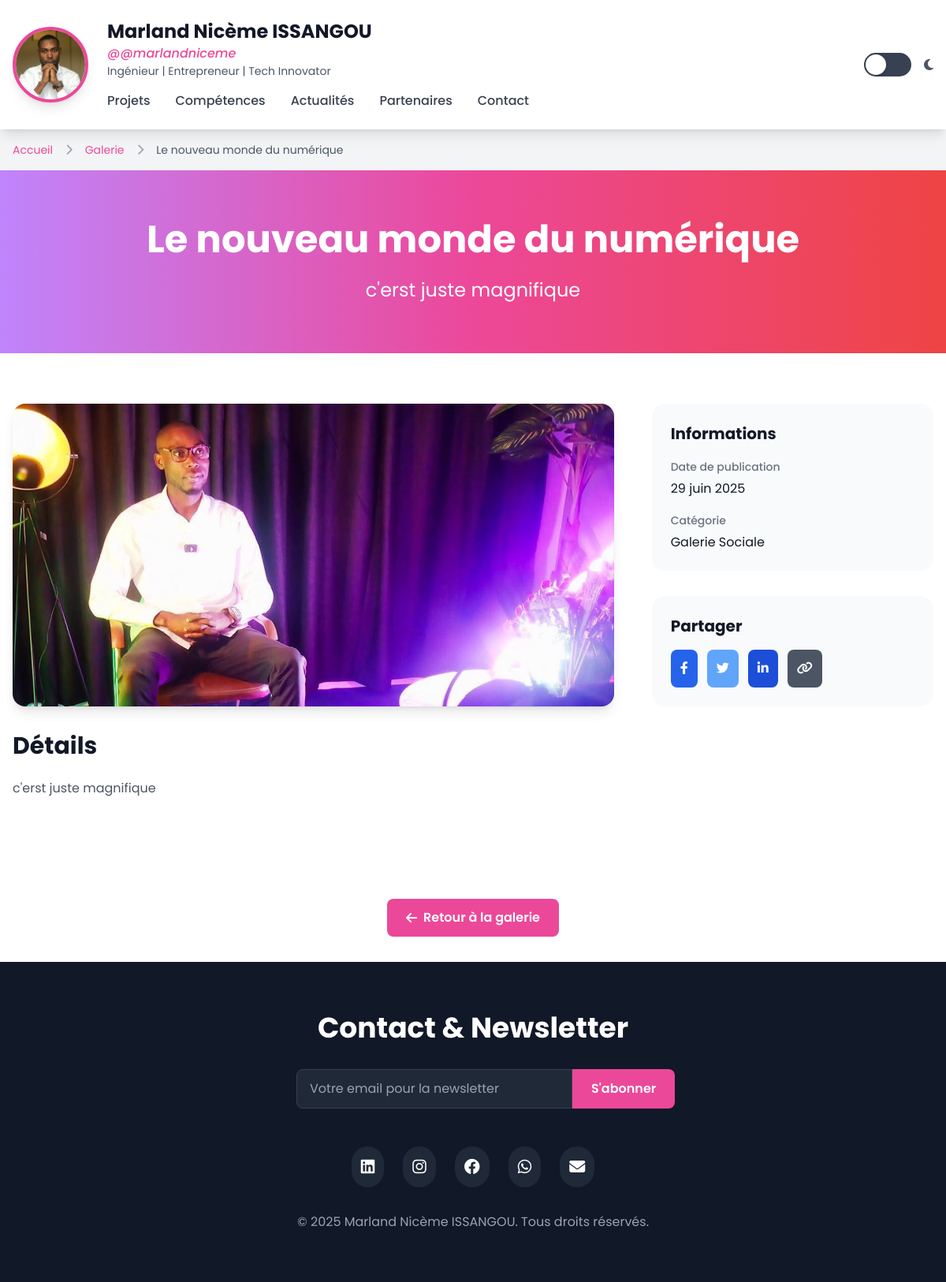
Screenshot of /galerie/le-nouveau-monde-du-numerique/ with the database file from the repository.
### portfolio/models.py (models this page shows, shortened)
class Profile(models.Model):
    nom = models.CharField(max_length=100, verbose_name="Nom")
    prenom = models.CharField(max_length=100, verbose_name="Prénom")
    pseudo = models.CharField(max_length=50, unique=True, verbose_name="Pseudo")
    titre_professionnel = models.CharField(max_length=200, verbose_name="Titre professionnel")
    bio = models.TextField(verbose_name="Biographie")
    photo_profil = models.ImageField(
        upload_to='profile/',
        verbose_name="Photo de profil",
        help_text="Recommandé : 400x400px"
    )
    created_at = models.DateTimeField(auto_now_add=True)
    updated_at = models.DateTimeField(auto_now=True)
    class Meta:
        verbose_name = "Profil"
        verbose_name_plural = "Profils"
    @property
    def nom_complet(self):
        return f"{self.prenom} {self.nom}"

class SocialGallery(models.Model):
    image = models.ImageField(
        upload_to='gallery/',
        verbose_name="Image",
        help_text="Recommandé : 600x600px"
    )
    titre = models.CharField(max_length=200, verbose_name="Titre")
    description_courte = models.TextField(
        max_length=300,
        verbose_name="Description courte",
        help_text="Résumé en 300 caractères max"
    )
    contenu_detaille = models.TextField(
        verbose_name="Contenu détaillé",
        help_text="Contenu complet pour la page détail"
    )
    slug = models.SlugField(unique=True, blank=True)
    ordre_affichage = models.IntegerField(default=0, verbose_name="Ordre d'affichage")
    created_at = models.DateTimeField(auto_now_add=True)
    class Meta:
        verbose_name = "Galerie sociale"
        verbose_name_plural = "Galerie sociale"
        ordering = ['ordre_affichage', '-created_at']

### portfolio/views.py (the view)
# urls.py: path('galerie/<slug:slug>/', views.galerie_detail, name='galerie_detail'),
def galerie_detail(request, slug):
    galerie_item = get_object_or_404(SocialGallery, slug=slug)
    galerie_similaire = SocialGallery.objects.exclude(
        id=galerie_item.id
    ).order_by('ordre_affichage')[:3]
    context = {
        'galerie_item': galerie_item,
        'galerie_similaire': galerie_similaire,
        'profile': Profile.objects.first(),
    }
    return render(request, 'portfolio/galerie_detail.html', context)

### templates/portfolio/galerie_detail.html (shortened to what this page needs)
{% extends 'base.html' %}
{% load static %}
{% block content %}
    <nav class="bg-gray-100 dark:bg-gray-800 py-4">
        <div class="max-w-7xl mx-auto px-4">
            <ol class="flex items-center space-x-2 text-sm">
                <li><a href="{% url 'portfolio:index' %}" class="text-pink-500 hover:text-pink-700">Accueil</a></li>
                <li><i class="fas fa-chevron-right text-gray-400 mx-2"></i></li>
                <li><a href="{% url 'portfolio:index' %}#galerie" class="text-pink-500 hover:text-pink-700">Galerie</a></li>
                <li><i class="fas fa-chevron-right text-gray-400 mx-2"></i></li>
                <li class="text-gray-600 dark:text-gray-300">{{ galerie_item.titre }}</li>
            </ol>
        </div>
    </nav>
    <section class="py-16 bg-gradient-to-r from-purple-400 via-pink-500 to-red-500 text-white">
        <div class="max-w-7xl mx-auto px-4">
            <div class="text-center animate-fade-in-up">
                <h1 class="text-4xl md:text-5xl font-bold mb-6">{{ galerie_item.titre }}</h1>
                <p class="text-xl md:text-2xl leading-relaxed max-w-4xl mx-auto">
                    {{ galerie_item.description_courte }}
                </p>
            </div>
        </div>
    </section>
    <section class="py-16 bg-white dark:bg-gray-800">
        <div class="max-w-7xl mx-auto px-4">
            <div class="grid grid-cols-1 lg:grid-cols-3 gap-12">
                <div class="lg:col-span-2">
                    <div class="mb-8">
                        <img src="{{ galerie_item.image.url }}" alt="{{ galerie_item.titre }}"
                             class="w-full h-96 object-cover rounded-2xl shadow-lg">
                    </div>
                    <div class="mb-8">
                        <h2 class="text-3xl font-bold mb-6 text-gray-900 dark:text-white">Détails</h2>
                        <div class="prose prose-lg max-w-none text-gray-600 dark:text-gray-300">
                            {{ galerie_item.contenu_detaille|linebreaks }}
                        </div>
                    </div>
                </div>
                <div class="lg:col-span-1">
                    <div class="bg-gray-50 dark:bg-gray-700 rounded-2xl p-6 mb-8">
                        <h3 class="text-xl font-bold mb-4 text-gray-900 dark:text-white">Informations</h3>
                        <div class="space-y-4">
                            <div>
                                <span class="text-sm font-medium text-gray-500 dark:text-gray-400">Date de publication</span>
                                <p class="mt-1 text-gray-900 dark:text-white">{{ galerie_item.created_at|date:"d F Y" }}</p>
                            </div>
                            <div>
                                <span class="text-sm font-medium text-gray-500 dark:text-gray-400">Catégorie</span>
                                <p class="mt-1 text-gray-900 dark:text-white">Galerie Sociale</p>
                            </div>
                        </div>
                    </div>
                    <div class="bg-gray-50 dark:bg-gray-700 rounded-2xl p-6">
                        <h3 class="text-xl font-bold mb-4 text-gray-900 dark:text-white">Partager</h3>
                        <div class="flex space-x-3">
                            <a href="https://www.facebook.com/sharer/sharer.php?u={{ request.build_absolute_uri }}"
                               target="_blank"
                               class="bg-blue-600 text-white p-3 rounded-lg hover:bg-blue-700 transition-colors">
                                <i class="fab fa-facebook-f"></i>
                            </a>
                            <a href="https://twitter.com/intent/tweet?url={{ request.build_absolute_uri }}&text={{ galerie_item.titre }}"
                               target="_blank"
                               class="bg-blue-400 text-white p-3 rounded-lg hover:bg-blue-500 transition-colors">
                                <i class="fab fa-twitter"></i>
                            </a>
                            <a href="https://www.linkedin.com/sharing/share-offsite/?url={{ request.build_absolute_uri }}"
                               target="_blank"
                               class="bg-blue-700 text-white p-3 rounded-lg hover:bg-blue-800 transition-colors">
                                <i class="fab fa-linkedin-in"></i>
                            </a>
                            <button onclick="copyToClipboard('{{ request.build_absolute_uri }}')"
                                    class="bg-gray-600 text-white p-3 rounded-lg hover:bg-gray-700 transition-colors">
                                <i class="fas fa-link"></i>
                            </button>
                        </div>
                    </div>
                </div>
            </div>
        </div>
    </section>
    <section class="py-8 bg-white dark:bg-gray-800">
        <div class="max-w-7xl mx-auto px-4 text-center">
            <a href="{% url 'portfolio:index' %}#galerie"
               class="inline-flex items-center bg-pink-500 text-white px-6 py-3 rounded-lg font-semibold hover:bg-pink-600 transition-colors">
                <i class="fas fa-arrow-left mr-2"></i>
                Retour à la galerie
            </a>
        </div>
    </section>
{% endblock %}

### templates/base.html (shortened to what this page needs)
<!DOCTYPE html>
<html lang="fr">
<head>
    <meta property="og:image" content="{% block og_image %}{% load static %}{% static 'img/og-image.jpg' %}{% endblock %}">
    <meta property="twitter:image" content="{% block twitter_image %}{% load static %}{% static 'img/twitter-image.jpg' %}{% endblock %}">
    {% load static %}
    <script src="https://cdn.tailwindcss.com"></script>
    <link rel="stylesheet" href="https://cdnjs.cloudflare.com/ajax/libs/font-awesome/6.4.0/css/all.min.css">
    <link rel="stylesheet" href="https://cdn.jsdelivr.net/npm/swiper@10/swiper-bundle.min.css" />
</head>
<body class="bg-gray-50 text-gray-900 transition-all duration-300" id="body">
    <header class="bg-white shadow-lg sticky top-0 z-50 transition-all duration-300" id="header">
        <div class="max-w-7xl mx-auto px-4 py-6">
            <div class="flex items-center justify-between">
                <div class="flex items-center space-x-6">
                    {% if profile %}
                    <img src="{{ profile.photo_profil.url }}" alt="{{ profile.nom_complet }}" class="w-20 h-20 md:w-24 md:h-24 rounded-full border-4 border-pink-500 object-cover shadow-lg">
                    <div class="hidden md:block">
                        <h1 class="text-2xl font-bold text-gray-900">{{ profile.nom_complet }}</h1>
                        <p class="text-pink-500 font-medium italic">@{{ profile.pseudo }}</p>
                        <p class="text-gray-600 text-sm">{{ profile.titre_professionnel }}</p>
                        <nav class="hidden lg:block mt-4">
                            <ul class="flex space-x-8">
                                <li><a href="#projets" class="text-gray-700 hover:text-pink-500 font-medium transition-colors">Projets</a></li>
                                <li><a href="#skills" class="text-gray-700 hover:text-pink-500 font-medium transition-colors">Compétences</a></li>
                                <li><a href="#news" class="text-gray-700 hover:text-pink-500 font-medium transition-colors">Actualités</a></li>
                                <li><a href="#partners" class="text-gray-700 hover:text-pink-500 font-medium transition-colors">Partenaires</a></li>
                                <li><a href="#contact" class="text-gray-700 hover:text-pink-500 font-medium transition-colors">Contact</a></li>
                            </ul>
                        </nav>
                    </div>
                    {% endif %}
                </div>
                <div class="flex items-center space-x-4">
                    <div class="toggle-switch" id="themeToggle">
                        <div class="toggle-thumb"></div>
                    </div>
                    <i class="fas fa-moon text-gray-600" id="themeIcon"></i>
                </div>
            </div>
        </div>
    </header>
    <main>
        {% block content %}{% endblock %}
    </main>
    <footer class="py-16 bg-gray-900 text-white" id="contact">
        <div class="max-w-7xl mx-auto px-4">
            <div class="text-center mb-12">
                <h2 class="text-3xl md:text-4xl font-bold mb-8">Contact & Newsletter</h2>
                <div class="max-w-md mx-auto">
                    <form id="newsletterForm" class="flex">
                        <input type="email" id="newsletterEmail" placeholder="Votre email pour la newsletter"
                               class="flex-1 px-4 py-3 rounded-l-lg bg-gray-800 border border-gray-700 text-white placeholder-gray-400 focus:outline-none focus:ring-2 focus:ring-pink-500"
                               required>
                        <button type="submit" id="newsletterBtn" class="bg-pink-500 hover:bg-pink-600 px-6 py-3 rounded-r-lg font-semibold transition-colors">
                            S'abonner
                        </button>
                    </form>
                </div>
            </div>
            <div class="flex justify-center space-x-6 mb-8">
                <a href="#" class="bg-gray-800 hover:bg-blue-600 p-3 rounded-full transition-colors">
                    <i class="fab fa-linkedin text-xl"></i>
                </a>
                <a href="#" class="bg-gray-800 hover:bg-pink-600 p-3 rounded-full transition-colors">
                    <i class="fab fa-instagram text-xl"></i>
                </a>
                <a href="#" class="bg-gray-800 hover:bg-blue-500 p-3 rounded-full transition-colors">
                    <i class="fab fa-facebook text-xl"></i>
                </a>
                <a href="#" class="bg-gray-800 hover:bg-green-500 p-3 rounded-full transition-colors">
                    <i class="fab fa-whatsapp text-xl"></i>
                </a>
                <a href="#" class="bg-gray-800 hover:bg-red-500 p-3 rounded-full transition-colors">
                    <i class="fas fa-envelope text-xl"></i>
                </a>
            </div>
            <div class="text-center text-gray-400">
                <p>&copy; {% now "Y" %} {% if profile %}{{ profile.nom_complet }}{% else %}Portfolio{% endif %}. Tous droits réservés.</p>
            </div>
        </div>
    </footer>
</body>
</html>

### rows the page displays
Profile: photo_profil (picture), nom_complet "Marland Nicème ISSANGOU", pseudo "@marlandniceme", titre_professionnel "Ingénieur | Entrepreneur | Tech Innovator"
SocialGallery: titre "Le nouveau monde du numérique", description_courte "c'erst juste magnifique", image (picture), contenu_detaille "c'erst juste magnifique", created_at "29 juin 2025"
